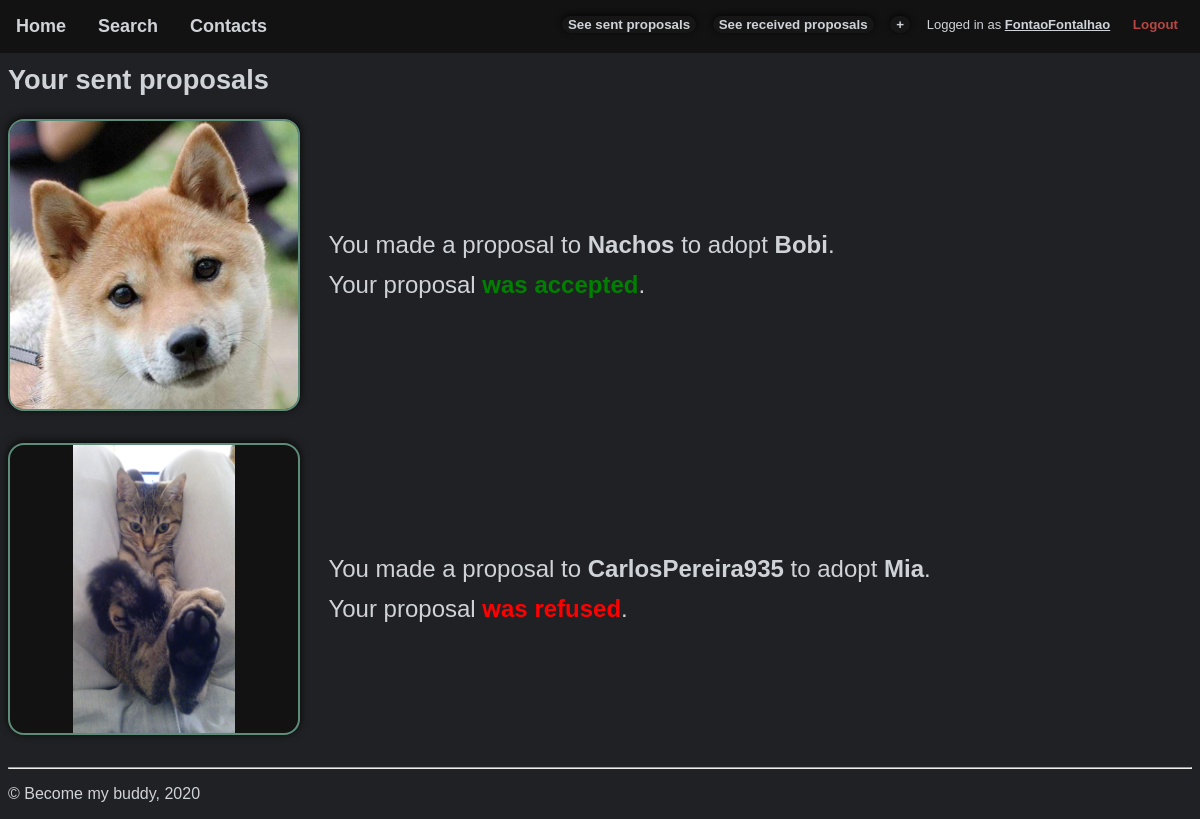
Page /pages/list_sent_proposals.php (signed in) on the committed database.
### tables this page shows
CREATE TABLE User(
    id INTEGER PRIMARY KEY,
    username TEXT UNIQUE NOT NULL,
    password TEXT NOT NULL,
    email TEXT UNIQUE NOT NULL,
    mobile_number CHAR(9) UNIQUE NOT NULL,
    extension TEXT
);

### database/queries/db_proposal.php (called while the page is built, shortened)
<?php
    function getSentProposals($user_id) {
        $db = Database::instance()->db();
        $stmt = $db->prepare(
            'SELECT Poster.id as poster_id, Poster.username as poster_username, accepted as status,
                PetPost.id as post_id, PetPost.name as pet_name,
                Photo.id as photo_id, Photo.extension as photo_extension
             FROM Proposal JOIN
                PetPost ON(Proposal.post_id = PetPost.id) JOIN
                Photo ON(Photo.post_id = PetPost.id) JOIN
                User as Poster ON(Poster.id = PetPost.user_id)
             WHERE Proposal.user_id = ?
             GROUP BY PetPost.id'
        );
        $stmt->execute(array($user_id));
        return $stmt->fetchAll();
    }
?>

### database/queries/db_user.php (called while the page is built, shortened)
<?php
function getUserId($username)
{
    $db = Database::instance()->db();
    $stmt = $db->prepare(
        'SELECT id FROM User WHERE username LIKE ?'
    );
    $stmt->execute(array($username));
    return $stmt->fetch();
}
?>

### templates/tpl_proposal.php (the view, shortened to what this page needs)
<?php
function drawSentProposal($proposal)
{
    $post_path = 'post.php?post_id=' . $proposal['post_id'];
    $photo_path = "../static/images/" . $proposal['photo_id'] . "." . $proposal['photo_extension'];
    $proposal_txt = "You made a proposal to <b>" . $proposal['poster_username'] . "</b> ";
    $proposal_txt .= "to adopt <b>" . $proposal['pet_name'] . "</b>.";
    $status_txt =  "Your proposal ";
    if ($proposal['status'] == -1) {
        $status_txt .= "<b>is pending";
    } else if ($proposal['status'] == 0) {
        $status_txt .= "<b class='error'>was refused";
    } else if ($proposal['status'] == 1) {
        $status_txt .= "<b class='success'>was accepted";
    }
    $status_txt .=  "</b>.";
    ?>
  <div class="petpost">
    <a class="nounderline petimage petpost-img" href="<?php echo $post_path; ?>">
      <div style="background: url(<?php echo $photo_path; ?>) no-repeat center /auto 100%"></div>
    </a>
    <ul class="petpost-info nobullets">
      <li><?php echo $proposal_txt; ?></li>
      <li><?php echo $status_txt; ?></li>
    </ul>
  </div>
    <?php
}
function drawSentProposals($proposals)
{
    foreach ($proposals as $proposal) {
        drawSentProposal($proposal);
    }
}
    ?>

### css/style.css (style rules this page uses)
:root { --fonts: helvetica, sans-serif; --background: #202124; --background-dark: #161616; --main: #cfd3d8; --green: #5d8d79; --red: #b94642; --darkGreen: #2f5e4a; --orange: #8d645d; --dark: #121212; --light: #3c4042; --button-corner-radius: 2em; --items-text-corner-radius: 0.6em; --qa-corner-radius: 0.6em; --petimage-corner-radius: 1em; --petimage-corner-radius-inner: 0.85em; --petimage-size: 16em; --petpost-img-size: 18em; }
body { font-family: var(--fonts); color: var(--main); background-color: var(--background); }
a { color: var(--main); font-weight: bold; }
.error { color: red; font-weight: bold; }
.success { color: green;12 font-weight: bold; }
.nobullets { list-style: none; margin: 0; padding: 0; }
.nounderline { text-decoration: none; }
.petimage { border-radius: var(--petimage-corner-radius); background-color: var(--dark); }
.petimage div { width: var(--petimage-size); height: var(--petimage-size); border-radius: var(--petimage-corner-radius); background-size: contain; }
.petpost { margin-top: 1em; margin-bottom: 2em; }
.petpost-img { display: inline-block; vertical-align: middle; position: relative; border: solid var(--green) 2px; box-shadow: 0 -0.1em 0.5em 0 rgba(0, 0, 0, 0.8); }
.petpost-img div { width: var(--petpost-img-size); height: var(--petpost-img-size); border-radius: var(--petimage-corner-radius-inner); background-size: contain; }
.petpost-info { display: inline-block; vertical-align: middle; margin: 0; margin-left: 1em; padding: 0; font-size: x-large; }
.petpost-info li + li { margin-top: 0.5em; }

### css/layout.css (style rules this page uses)
:root { --top-bar-height: 4em; --bottom-bar-height: 4em; --list_gap: 2em; --list_gap_inv: -2em; --list-height: 48em; }
body { margin-top: var(--top-bar-height); }

### css/responsive.css (style rules this page uses)
:root { --top-bar-height: 4em; }

### rows in the picture
user: shows a picture, username "Nachos", pet_name "Bobi", shows "was accepted"
user: shows a picture, username "CarlosPereira935", pet_name "Mia", shows "was refused"

### other values in the picture
$_SESSION['username'] "FontaoFontalhao"
